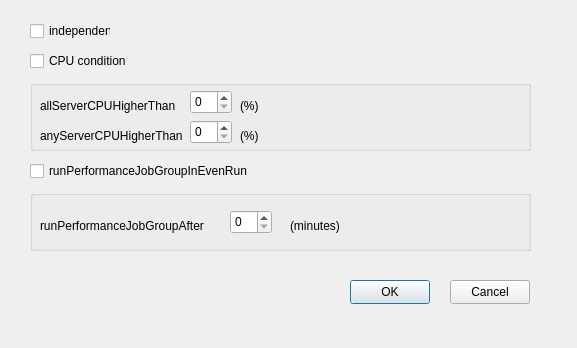
<?xml version="1.0" encoding="UTF-8"?>
<ui version="4.0">
 <class>ConnectionPopupWindow</class>
 <widget class="QDialog" name="ConnectionPopupWindow">
  <property name="geometry">
   <rect>
    <x>0</x>
    <y>0</y>
    <width>577</width>
    <height>348</height>
   </rect>
  </property>
  <property name="windowTitle">
   <string>Settings</string>
  </property>
  <widget class="QCheckBox" name="checkBox">
   <property name="geometry">
    <rect>
     <x>30</x>
     <y>20</y>
     <width>81</width>
     <height>22</height>
    </rect>
   </property>
   <property name="text">
    <string>independent </string>
   </property>
  </widget>
  <widget class="QGroupBox" name="groupBox">
   <property name="geometry">
    <rect>
     <x>30</x>
     <y>80</y>
     <width>501</width>
     <height>71</height>
    </rect>
   </property>
   <property name="title">
    <string/>
   </property>
   <widget class="QLabel" name="label">
    <property name="geometry">
     <rect>
      <x>10</x>
      <y>10</y>
      <width>171</width>
      <height>31</height>
     </rect>
    </property>
    <property name="text">
     <string>allServerCPUHigherThan</string>
    </property>
   </widget>
   <widget class="QSpinBox" name="spinBox">
    <property name="geometry">
     <rect>
      <x>160</x>
      <y>10</y>
      <width>42</width>
      <height>24</height>
     </rect>
    </property>
   </widget>
   <widget class="QLabel" name="label_2">
    <property name="geometry">
     <rect>
      <x>210</x>
      <y>10</y>
      <width>31</width>
      <height>31</height>
     </rect>
    </property>
    <property name="text">
     <string>(%)</string>
    </property>
   </widget>
   <widget class="QSpinBox" name="spinBox_2">
    <property name="geometry">
     <rect>
      <x>160</x>
      <y>40</y>
      <width>42</width>
      <height>24</height>
     </rect>
    </property>
   </widget>
   <widget class="QLabel" name="label_3">
    <property name="geometry">
     <rect>
      <x>210</x>
      <y>40</y>
      <width>31</width>
      <height>31</height>
     </rect>
    </property>
    <property name="text">
     <string>(%)</string>
    </property>
   </widget>
   <widget class="QLabel" name="label_4">
    <property name="geometry">
     <rect>
      <x>10</x>
      <y>40</y>
      <width>171</width>
      <height>31</height>
     </rect>
    </property>
    <property name="text">
     <string>anyServerCPUHigherThan</string>
    </property>
   </widget>
  </widget>
  <widget class="QCheckBox" name="checkBox_2">
   <property name="geometry">
    <rect>
     <x>30</x>
     <y>50</y>
     <width>111</width>
     <height>22</height>
    </rect>
   </property>
   <property name="text">
    <string>CPU condition</string>
   </property>
  </widget>
  <widget class="QGroupBox" name="groupBox_2">
   <property name="geometry">
    <rect>
     <x>30</x>
     <y>190</y>
     <width>501</width>
     <height>61</height>
    </rect>
   </property>
   <property name="title">
    <string/>
   </property>
   <widget class="QLabel" name="label_8">
    <property name="geometry">
     <rect>
      <x>260</x>
      <y>20</y>
      <width>61</width>
      <height>31</height>
     </rect>
    </property>
    <property name="text">
     <string>(minutes)</string>
    </property>
   </widget>
   <widget class="QLabel" name="label_7">
    <property name="geometry">
     <rect>
      <x>10</x>
      <y>20</y>
      <width>231</width>
      <height>31</height>
     </rect>
    </property>
    <property name="text">
     <string>runPerformanceJobGroupAfter</string>
    </property>
   </widget>
   <widget class="QSpinBox" name="spinBox_4">
    <property name="geometry">
     <rect>
      <x>200</x>
      <y>20</y>
      <width>42</width>
      <height>24</height>
     </rect>
    </property>
   </widget>
  </widget>
  <widget class="QLabel" name="label_6">
   <property name="geometry">
    <rect>
     <x>70</x>
     <y>240</y>
     <width>231</width>
     <height>31</height>
    </rect>
   </property>
   <property name="text">
    <string/>
   </property>
  </widget>
  <widget class="QCheckBox" name="checkBox_3">
   <property name="geometry">
    <rect>
     <x>30</x>
     <y>160</y>
     <width>231</width>
     <height>22</height>
    </rect>
   </property>
   <property name="text">
    <string>runPerformanceJobGroupInEvenRun</string>
   </property>
  </widget>
  <widget class="QPushButton" name="OkBtn">
   <property name="geometry">
    <rect>
     <x>350</x>
     <y>280</y>
     <width>80</width>
     <height>24</height>
    </rect>
   </property>
   <property name="text">
    <string>OK</string>
   </property>
  </widget>
  <widget class="QPushButton" name="CancelBtn">
   <property name="geometry">
    <rect>
     <x>450</x>
     <y>280</y>
     <width>80</width>
     <height>24</height>
    </rect>
   </property>
   <property name="text">
    <string>Cancel</string>
   </property>
  </widget>
 </widget>
 <resources/>
 <connections/>
</ui>
